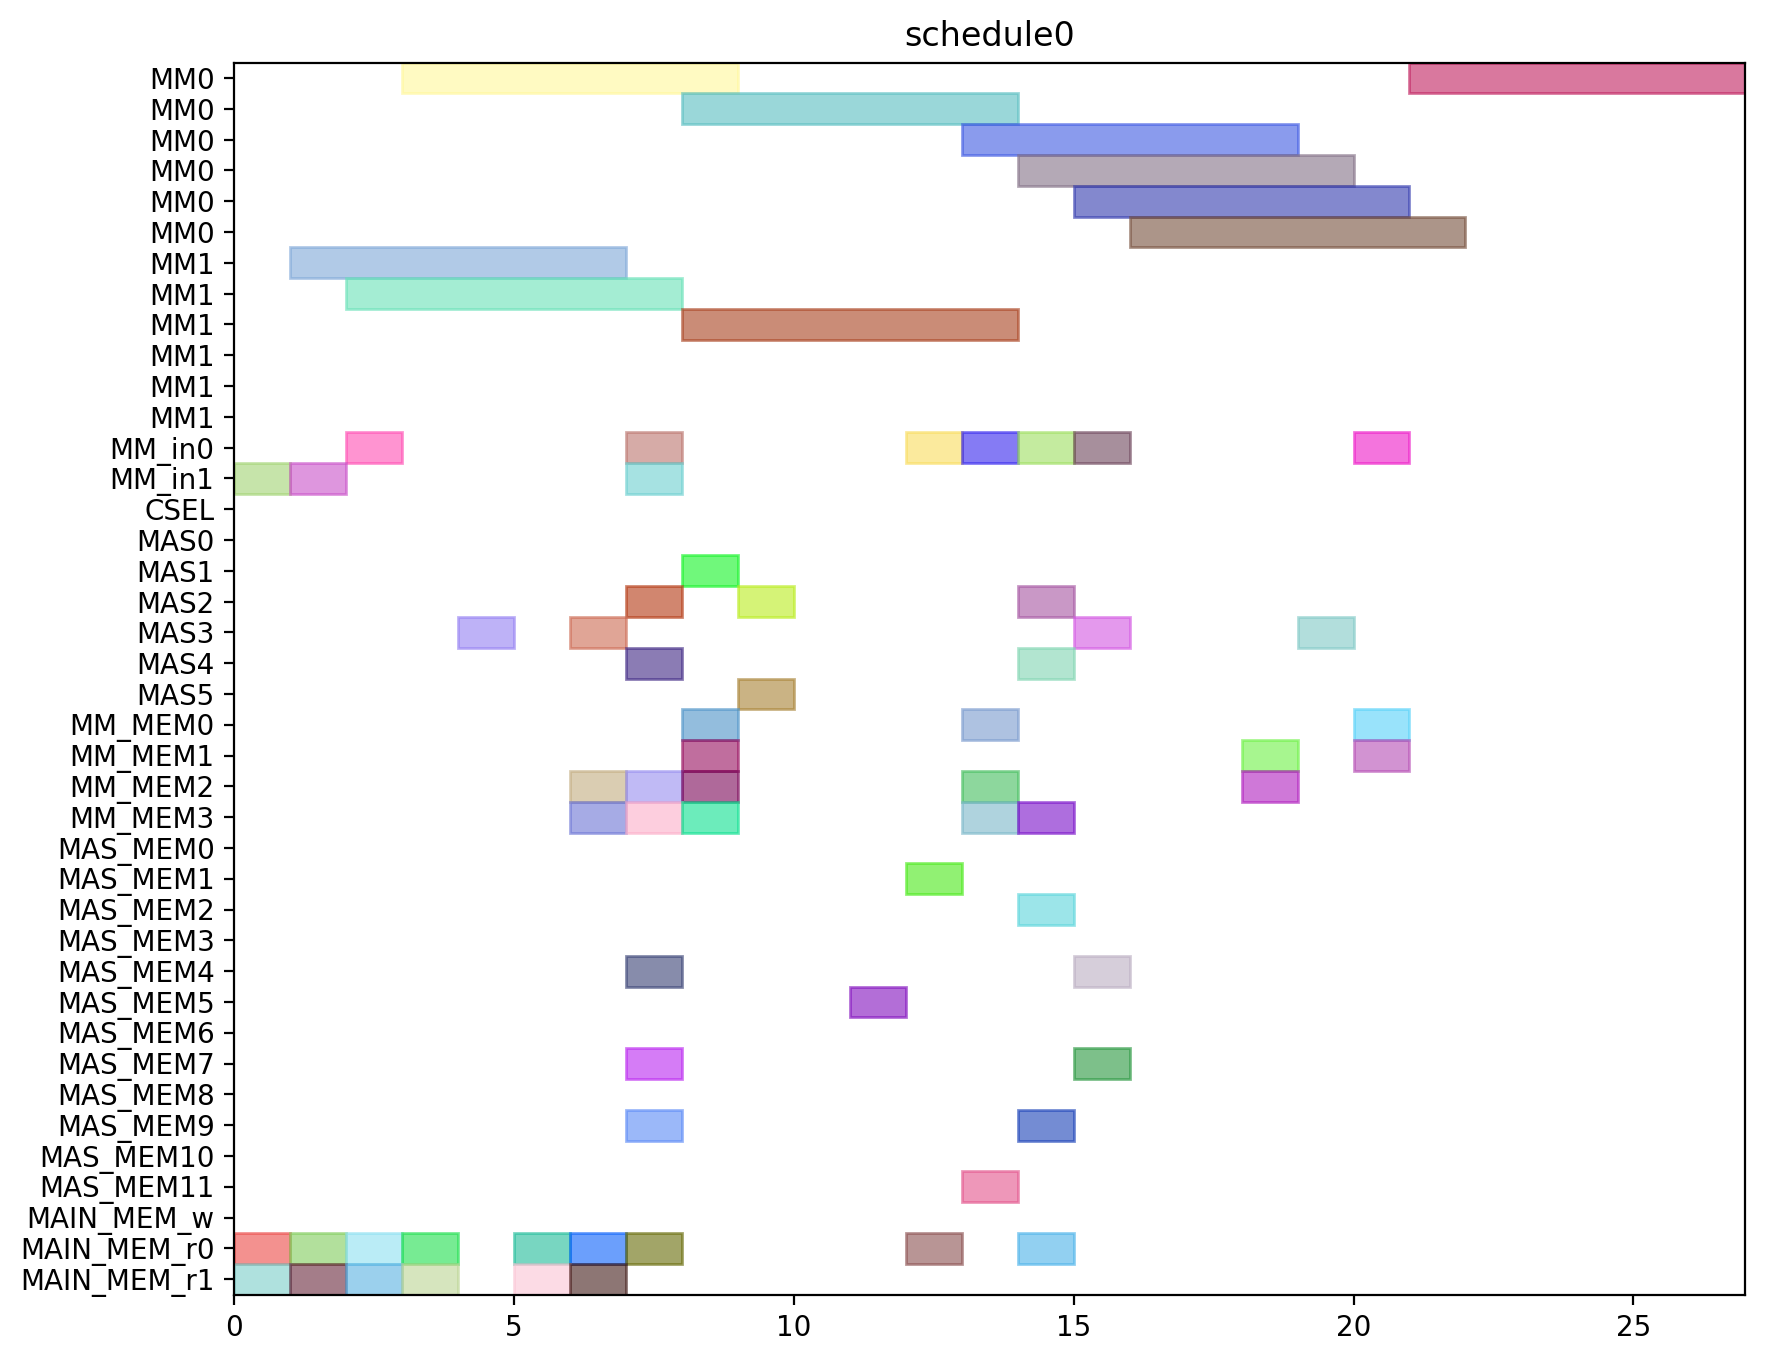

Generate this figure with Python:
from pyschedule import Scenario, solvers, plotters, alt


def solve():
	horizon = 120
	S = Scenario("schedule0", horizon=horizon)

	# resource
	MM = S.Resources('MM', num=2, size=6)
	MM_in = S.Resources('MM_in', num=2)
	CSEL = S.Resource('CSEL')
	MAS = S.Resources('MAS', num=6, size=1, periods=range(1, horizon))
	MM_MEM = S.Resources('MM_MEM', num=4)
	MAS_MEM = S.Resources('MAS_MEM', num=12)
	MAIN_MEM_w = S.Resource('MAIN_MEM_w', size=1)
	MAIN_MEM_r = S.Resources('MAIN_MEM_r', num=2)

	# result of previous scheduling

	# new tasks
	t0 = S.Task('t0', length=6, delay_cost=1)
	t0 += alt(MM)
	t0_in = S.Task('t0_in', length=1, delay_cost=1)
	t0_in += alt(MM_in)
	S += t0_in*MM_in[0]<=t0*MM[0]
	S += t0_in*MM_in[1]<=t0*MM[1]
	t0_mem0 = S.Task('t0_mem0', length=1, delay_cost=1)
	t0_mem0 += MAIN_MEM_r[0]
	S += t0_mem0 <= t0

	t0_mem1 = S.Task('t0_mem1', length=1, delay_cost=1)
	t0_mem1 += MAIN_MEM_r[1]
	S += t0_mem1 <= t0

	t1 = S.Task('t1', length=6, delay_cost=1)
	t1 += alt(MM)
	t1_in = S.Task('t1_in', length=1, delay_cost=1)
	t1_in += alt(MM_in)
	S += t1_in*MM_in[0]<=t1*MM[0]
	S += t1_in*MM_in[1]<=t1*MM[1]
	t1_mem0 = S.Task('t1_mem0', length=1, delay_cost=1)
	t1_mem0 += MAIN_MEM_r[0]
	S += t1_mem0 <= t1

	t1_mem1 = S.Task('t1_mem1', length=1, delay_cost=1)
	t1_mem1 += MAIN_MEM_r[1]
	S += t1_mem1 <= t1

	t2 = S.Task('t2', length=6, delay_cost=1)
	t2 += alt(MM)
	t2_in = S.Task('t2_in', length=1, delay_cost=1)
	t2_in += alt(MM_in)
	S += t2_in*MM_in[0]<=t2*MM[0]
	S += t2_in*MM_in[1]<=t2*MM[1]
	t2_mem0 = S.Task('t2_mem0', length=1, delay_cost=1)
	t2_mem0 += MAIN_MEM_r[0]
	S += t2_mem0 <= t2

	t2_mem1 = S.Task('t2_mem1', length=1, delay_cost=1)
	t2_mem1 += MAIN_MEM_r[1]
	S += t2_mem1 <= t2

	t3 = S.Task('t3', length=1, delay_cost=1)
	t3 += alt(MAS)
	t3_mem0 = S.Task('t3_mem0', length=1, delay_cost=1)
	t3_mem0 += MAIN_MEM_r[0]
	S += t3_mem0 <= t3

	t3_mem1 = S.Task('t3_mem1', length=1, delay_cost=1)
	t3_mem1 += MAIN_MEM_r[1]
	S += t3_mem1 <= t3

	t4 = S.Task('t4', length=1, delay_cost=1)
	t4 += alt(MAS)
	t4_mem0 = S.Task('t4_mem0', length=1, delay_cost=1)
	t4_mem0 += MAIN_MEM_r[0]
	S += t4_mem0 <= t4

	t4_mem1 = S.Task('t4_mem1', length=1, delay_cost=1)
	t4_mem1 += MAIN_MEM_r[1]
	S += t4_mem1 <= t4

	t8 = S.Task('t8', length=1, delay_cost=1)
	t8 += alt(MAS)
	t8_mem0 = S.Task('t8_mem0', length=1, delay_cost=1)
	t8_mem0 += MAIN_MEM_r[0]
	S += t8_mem0 <= t8

	t8_mem1 = S.Task('t8_mem1', length=1, delay_cost=1)
	t8_mem1 += MAIN_MEM_r[1]
	S += t8_mem1 <= t8

	t9 = S.Task('t9', length=1, delay_cost=1)
	t9 += alt(MAS)
	t9_mem0 = S.Task('t9_mem0', length=1, delay_cost=1)
	t9_mem0 += MAIN_MEM_r[0]
	S += t9_mem0 <= t9

	t9_mem1 = S.Task('t9_mem1', length=1, delay_cost=1)
	t9_mem1 += MAIN_MEM_r[1]
	S += t9_mem1 <= t9

	t13 = S.Task('t13', length=1, delay_cost=1)
	t13 += alt(MAS)
	t13_mem0 = S.Task('t13_mem0', length=1, delay_cost=1)
	t13_mem0 += MAIN_MEM_r[0]
	S += t13_mem0 <= t13

	t13_mem1 = S.Task('t13_mem1', length=1, delay_cost=1)
	t13_mem1 += MAIN_MEM_r[1]
	S += t13_mem1 <= t13

	t14 = S.Task('t14', length=1, delay_cost=1)
	t14 += alt(MAS)
	t14_mem0 = S.Task('t14_mem0', length=1, delay_cost=1)
	t14_mem0 += MAIN_MEM_r[0]
	S += t14_mem0 <= t14

	t14_mem1 = S.Task('t14_mem1', length=1, delay_cost=1)
	t14_mem1 += MAIN_MEM_r[1]
	S += t14_mem1 <= t14

	t5 = S.Task('t5', length=6, delay_cost=1)
	t5 += alt(MM)
	t5_in = S.Task('t5_in', length=1, delay_cost=1)
	t5_in += alt(MM_in)
	S += t5_in*MM_in[0]<=t5*MM[0]
	S += t5_in*MM_in[1]<=t5*MM[1]
	t5_mem0 = S.Task('t5_mem0', length=1, delay_cost=1)
	t5_mem0 += alt(MAS_MEM)
	S += (t3*MAS[0])-1 < t5_mem0*MAS_MEM[0]
	S += (t3*MAS[1])-1 < t5_mem0*MAS_MEM[2]
	S += (t3*MAS[2])-1 < t5_mem0*MAS_MEM[4]
	S += (t3*MAS[3])-1 < t5_mem0*MAS_MEM[6]
	S += (t3*MAS[4])-1 < t5_mem0*MAS_MEM[8]
	S += (t3*MAS[5])-1 < t5_mem0*MAS_MEM[10]
	S += t5_mem0 <= t5

	t5_mem1 = S.Task('t5_mem1', length=1, delay_cost=1)
	t5_mem1 += alt(MAS_MEM)
	S += (t4*MAS[0])-1 < t5_mem1*MAS_MEM[1]
	S += (t4*MAS[1])-1 < t5_mem1*MAS_MEM[3]
	S += (t4*MAS[2])-1 < t5_mem1*MAS_MEM[5]
	S += (t4*MAS[3])-1 < t5_mem1*MAS_MEM[7]
	S += (t4*MAS[4])-1 < t5_mem1*MAS_MEM[9]
	S += (t4*MAS[5])-1 < t5_mem1*MAS_MEM[11]
	S += t5_mem1 <= t5

	t6 = S.Task('t6', length=1, delay_cost=1)
	t6 += alt(MAS)
	t6_mem0 = S.Task('t6_mem0', length=1, delay_cost=1)
	t6_mem0 += alt(MM_MEM)
	S += (t0*MM[0])-1 < t6_mem0*MM_MEM[0]
	S += (t0*MM[1])-1 < t6_mem0*MM_MEM[2]
	S += t6_mem0 <= t6

	t6_mem1 = S.Task('t6_mem1', length=1, delay_cost=1)
	t6_mem1 += alt(MM_MEM)
	S += (t1*MM[0])-1 < t6_mem1*MM_MEM[1]
	S += (t1*MM[1])-1 < t6_mem1*MM_MEM[3]
	S += t6_mem1 <= t6

	t10 = S.Task('t10', length=6, delay_cost=1)
	t10 += alt(MM)
	t10_in = S.Task('t10_in', length=1, delay_cost=1)
	t10_in += alt(MM_in)
	S += t10_in*MM_in[0]<=t10*MM[0]
	S += t10_in*MM_in[1]<=t10*MM[1]
	t10_mem0 = S.Task('t10_mem0', length=1, delay_cost=1)
	t10_mem0 += alt(MAS_MEM)
	S += (t8*MAS[0])-1 < t10_mem0*MAS_MEM[0]
	S += (t8*MAS[1])-1 < t10_mem0*MAS_MEM[2]
	S += (t8*MAS[2])-1 < t10_mem0*MAS_MEM[4]
	S += (t8*MAS[3])-1 < t10_mem0*MAS_MEM[6]
	S += (t8*MAS[4])-1 < t10_mem0*MAS_MEM[8]
	S += (t8*MAS[5])-1 < t10_mem0*MAS_MEM[10]
	S += t10_mem0 <= t10

	t10_mem1 = S.Task('t10_mem1', length=1, delay_cost=1)
	t10_mem1 += alt(MAS_MEM)
	S += (t9*MAS[0])-1 < t10_mem1*MAS_MEM[1]
	S += (t9*MAS[1])-1 < t10_mem1*MAS_MEM[3]
	S += (t9*MAS[2])-1 < t10_mem1*MAS_MEM[5]
	S += (t9*MAS[3])-1 < t10_mem1*MAS_MEM[7]
	S += (t9*MAS[4])-1 < t10_mem1*MAS_MEM[9]
	S += (t9*MAS[5])-1 < t10_mem1*MAS_MEM[11]
	S += t10_mem1 <= t10

	t11 = S.Task('t11', length=1, delay_cost=1)
	t11 += alt(MAS)
	t11_mem0 = S.Task('t11_mem0', length=1, delay_cost=1)
	t11_mem0 += alt(MM_MEM)
	S += (t1*MM[0])-1 < t11_mem0*MM_MEM[0]
	S += (t1*MM[1])-1 < t11_mem0*MM_MEM[2]
	S += t11_mem0 <= t11

	t11_mem1 = S.Task('t11_mem1', length=1, delay_cost=1)
	t11_mem1 += alt(MM_MEM)
	S += (t2*MM[0])-1 < t11_mem1*MM_MEM[1]
	S += (t2*MM[1])-1 < t11_mem1*MM_MEM[3]
	S += t11_mem1 <= t11

	t15 = S.Task('t15', length=6, delay_cost=1)
	t15 += alt(MM)
	t15_in = S.Task('t15_in', length=1, delay_cost=1)
	t15_in += alt(MM_in)
	S += t15_in*MM_in[0]<=t15*MM[0]
	S += t15_in*MM_in[1]<=t15*MM[1]
	t15_mem0 = S.Task('t15_mem0', length=1, delay_cost=1)
	t15_mem0 += alt(MAS_MEM)
	S += (t13*MAS[0])-1 < t15_mem0*MAS_MEM[0]
	S += (t13*MAS[1])-1 < t15_mem0*MAS_MEM[2]
	S += (t13*MAS[2])-1 < t15_mem0*MAS_MEM[4]
	S += (t13*MAS[3])-1 < t15_mem0*MAS_MEM[6]
	S += (t13*MAS[4])-1 < t15_mem0*MAS_MEM[8]
	S += (t13*MAS[5])-1 < t15_mem0*MAS_MEM[10]
	S += t15_mem0 <= t15

	t15_mem1 = S.Task('t15_mem1', length=1, delay_cost=1)
	t15_mem1 += alt(MAS_MEM)
	S += (t14*MAS[0])-1 < t15_mem1*MAS_MEM[1]
	S += (t14*MAS[1])-1 < t15_mem1*MAS_MEM[3]
	S += (t14*MAS[2])-1 < t15_mem1*MAS_MEM[5]
	S += (t14*MAS[3])-1 < t15_mem1*MAS_MEM[7]
	S += (t14*MAS[4])-1 < t15_mem1*MAS_MEM[9]
	S += (t14*MAS[5])-1 < t15_mem1*MAS_MEM[11]
	S += t15_mem1 <= t15

	t16 = S.Task('t16', length=1, delay_cost=1)
	t16 += alt(MAS)
	t16_mem0 = S.Task('t16_mem0', length=1, delay_cost=1)
	t16_mem0 += alt(MM_MEM)
	S += (t0*MM[0])-1 < t16_mem0*MM_MEM[0]
	S += (t0*MM[1])-1 < t16_mem0*MM_MEM[2]
	S += t16_mem0 <= t16

	t16_mem1 = S.Task('t16_mem1', length=1, delay_cost=1)
	t16_mem1 += alt(MM_MEM)
	S += (t2*MM[0])-1 < t16_mem1*MM_MEM[1]
	S += (t2*MM[1])-1 < t16_mem1*MM_MEM[3]
	S += t16_mem1 <= t16

	t19 = S.Task('t19', length=6, delay_cost=1)
	t19 += alt(MM)
	t19_in = S.Task('t19_in', length=1, delay_cost=1)
	t19_in += alt(MM_in)
	S += t19_in*MM_in[0]<=t19*MM[0]
	S += t19_in*MM_in[1]<=t19*MM[1]
	t19_mem0 = S.Task('t19_mem0', length=1, delay_cost=1)
	t19_mem0 += MAIN_MEM_r[0]
	S += t19_mem0 <= t19

	t19_mem1 = S.Task('t19_mem1', length=1, delay_cost=1)
	t19_mem1 += alt(MM_MEM)
	S += (t2*MM[0])-1 < t19_mem1*MM_MEM[1]
	S += (t2*MM[1])-1 < t19_mem1*MM_MEM[3]
	S += t19_mem1 <= t19

	t24 = S.Task('t24', length=1, delay_cost=1)
	t24 += alt(MAS)
	t24_mem0 = S.Task('t24_mem0', length=1, delay_cost=1)
	t24_mem0 += alt(MM_MEM)
	S += (t0*MM[0])-1 < t24_mem0*MM_MEM[0]
	S += (t0*MM[1])-1 < t24_mem0*MM_MEM[2]
	S += t24_mem0 <= t24

	t24_mem1 = S.Task('t24_mem1', length=1, delay_cost=1)
	t24_mem1 += alt(MM_MEM)
	S += (t0*MM[0])-1 < t24_mem1*MM_MEM[1]
	S += (t0*MM[1])-1 < t24_mem1*MM_MEM[3]
	S += t24_mem1 <= t24

	t26 = S.Task('t26', length=6, delay_cost=1)
	t26 += alt(MM)
	t26_in = S.Task('t26_in', length=1, delay_cost=1)
	t26_in += alt(MM_in)
	S += t26_in*MM_in[0]<=t26*MM[0]
	S += t26_in*MM_in[1]<=t26*MM[1]
	t26_mem0 = S.Task('t26_mem0', length=1, delay_cost=1)
	t26_mem0 += MAIN_MEM_r[0]
	S += t26_mem0 <= t26

	t26_mem1 = S.Task('t26_mem1', length=1, delay_cost=1)
	t26_mem1 += alt(MM_MEM)
	S += (t2*MM[0])-1 < t26_mem1*MM_MEM[1]
	S += (t2*MM[1])-1 < t26_mem1*MM_MEM[3]
	S += t26_mem1 <= t26

	t7 = S.Task('t7', length=1, delay_cost=1)
	t7 += alt(MAS)
	t7_mem0 = S.Task('t7_mem0', length=1, delay_cost=1)
	t7_mem0 += alt(MM_MEM)
	S += (t5*MM[0])-1 < t7_mem0*MM_MEM[0]
	S += (t5*MM[1])-1 < t7_mem0*MM_MEM[2]
	S += t7_mem0 <= t7

	t7_mem1 = S.Task('t7_mem1', length=1, delay_cost=1)
	t7_mem1 += alt(MAS_MEM)
	S += (t6*MAS[0])-1 < t7_mem1*MAS_MEM[1]
	S += (t6*MAS[1])-1 < t7_mem1*MAS_MEM[3]
	S += (t6*MAS[2])-1 < t7_mem1*MAS_MEM[5]
	S += (t6*MAS[3])-1 < t7_mem1*MAS_MEM[7]
	S += (t6*MAS[4])-1 < t7_mem1*MAS_MEM[9]
	S += (t6*MAS[5])-1 < t7_mem1*MAS_MEM[11]
	S += t7_mem1 <= t7

	t12 = S.Task('t12', length=1, delay_cost=1)
	t12 += alt(MAS)
	t12_mem0 = S.Task('t12_mem0', length=1, delay_cost=1)
	t12_mem0 += alt(MM_MEM)
	S += (t10*MM[0])-1 < t12_mem0*MM_MEM[0]
	S += (t10*MM[1])-1 < t12_mem0*MM_MEM[2]
	S += t12_mem0 <= t12

	t12_mem1 = S.Task('t12_mem1', length=1, delay_cost=1)
	t12_mem1 += alt(MAS_MEM)
	S += (t11*MAS[0])-1 < t12_mem1*MAS_MEM[1]
	S += (t11*MAS[1])-1 < t12_mem1*MAS_MEM[3]
	S += (t11*MAS[2])-1 < t12_mem1*MAS_MEM[5]
	S += (t11*MAS[3])-1 < t12_mem1*MAS_MEM[7]
	S += (t11*MAS[4])-1 < t12_mem1*MAS_MEM[9]
	S += (t11*MAS[5])-1 < t12_mem1*MAS_MEM[11]
	S += t12_mem1 <= t12

	t17 = S.Task('t17', length=1, delay_cost=1)
	t17 += alt(MAS)
	t17_mem0 = S.Task('t17_mem0', length=1, delay_cost=1)
	t17_mem0 += alt(MM_MEM)
	S += (t15*MM[0])-1 < t17_mem0*MM_MEM[0]
	S += (t15*MM[1])-1 < t17_mem0*MM_MEM[2]
	S += t17_mem0 <= t17

	t17_mem1 = S.Task('t17_mem1', length=1, delay_cost=1)
	t17_mem1 += alt(MAS_MEM)
	S += (t16*MAS[0])-1 < t17_mem1*MAS_MEM[1]
	S += (t16*MAS[1])-1 < t17_mem1*MAS_MEM[3]
	S += (t16*MAS[2])-1 < t17_mem1*MAS_MEM[5]
	S += (t16*MAS[3])-1 < t17_mem1*MAS_MEM[7]
	S += (t16*MAS[4])-1 < t17_mem1*MAS_MEM[9]
	S += (t16*MAS[5])-1 < t17_mem1*MAS_MEM[11]
	S += t17_mem1 <= t17

	t25 = S.Task('t25', length=1, delay_cost=1)
	t25 += alt(MAS)
	t25_mem0 = S.Task('t25_mem0', length=1, delay_cost=1)
	t25_mem0 += alt(MM_MEM)
	S += (t0*MM[0])-1 < t25_mem0*MM_MEM[0]
	S += (t0*MM[1])-1 < t25_mem0*MM_MEM[2]
	S += t25_mem0 <= t25

	t25_mem1 = S.Task('t25_mem1', length=1, delay_cost=1)
	t25_mem1 += alt(MAS_MEM)
	S += (t24*MAS[0])-1 < t25_mem1*MAS_MEM[1]
	S += (t24*MAS[1])-1 < t25_mem1*MAS_MEM[3]
	S += (t24*MAS[2])-1 < t25_mem1*MAS_MEM[5]
	S += (t24*MAS[3])-1 < t25_mem1*MAS_MEM[7]
	S += (t24*MAS[4])-1 < t25_mem1*MAS_MEM[9]
	S += (t24*MAS[5])-1 < t25_mem1*MAS_MEM[11]
	S += t25_mem1 <= t25

	t29 = S.Task('t29', length=1, delay_cost=1)
	t29 += alt(MAS)
	t29_mem0 = S.Task('t29_mem0', length=1, delay_cost=1)
	t29_mem0 += alt(MM_MEM)
	S += (t0*MM[0])-1 < t29_mem0*MM_MEM[0]
	S += (t0*MM[1])-1 < t29_mem0*MM_MEM[2]
	S += t29_mem0 <= t29

	t29_mem1 = S.Task('t29_mem1', length=1, delay_cost=1)
	t29_mem1 += alt(MM_MEM)
	S += (t26*MM[0])-1 < t29_mem1*MM_MEM[1]
	S += (t26*MM[1])-1 < t29_mem1*MM_MEM[3]
	S += t29_mem1 <= t29

	t18 = S.Task('t18', length=6, delay_cost=1)
	t18 += alt(MM)
	t18_in = S.Task('t18_in', length=1, delay_cost=1)
	t18_in += alt(MM_in)
	S += t18_in*MM_in[0]<=t18*MM[0]
	S += t18_in*MM_in[1]<=t18*MM[1]
	t18_mem0 = S.Task('t18_mem0', length=1, delay_cost=1)
	t18_mem0 += MAIN_MEM_r[0]
	S += t18_mem0 <= t18

	t18_mem1 = S.Task('t18_mem1', length=1, delay_cost=1)
	t18_mem1 += alt(MAS_MEM)
	S += (t12*MAS[0])-1 < t18_mem1*MAS_MEM[1]
	S += (t12*MAS[1])-1 < t18_mem1*MAS_MEM[3]
	S += (t12*MAS[2])-1 < t18_mem1*MAS_MEM[5]
	S += (t12*MAS[3])-1 < t18_mem1*MAS_MEM[7]
	S += (t12*MAS[4])-1 < t18_mem1*MAS_MEM[9]
	S += (t12*MAS[5])-1 < t18_mem1*MAS_MEM[11]
	S += t18_mem1 <= t18

	t27 = S.Task('t27', length=6, delay_cost=1)
	t27 += alt(MM)
	t27_in = S.Task('t27_in', length=1, delay_cost=1)
	t27_in += alt(MM_in)
	S += t27_in*MM_in[0]<=t27*MM[0]
	S += t27_in*MM_in[1]<=t27*MM[1]
	t27_mem0 = S.Task('t27_mem0', length=1, delay_cost=1)
	t27_mem0 += MAIN_MEM_r[0]
	S += t27_mem0 <= t27

	t27_mem1 = S.Task('t27_mem1', length=1, delay_cost=1)
	t27_mem1 += alt(MAS_MEM)
	S += (t12*MAS[0])-1 < t27_mem1*MAS_MEM[1]
	S += (t12*MAS[1])-1 < t27_mem1*MAS_MEM[3]
	S += (t12*MAS[2])-1 < t27_mem1*MAS_MEM[5]
	S += (t12*MAS[3])-1 < t27_mem1*MAS_MEM[7]
	S += (t12*MAS[4])-1 < t27_mem1*MAS_MEM[9]
	S += (t12*MAS[5])-1 < t27_mem1*MAS_MEM[11]
	S += t27_mem1 <= t27

	t28 = S.Task('t28', length=1, delay_cost=1)
	t28 += alt(MAS)
	t28_mem0 = S.Task('t28_mem0', length=1, delay_cost=1)
	t28_mem0 += alt(MAS_MEM)
	S += (t25*MAS[0])-1 < t28_mem0*MAS_MEM[0]
	S += (t25*MAS[1])-1 < t28_mem0*MAS_MEM[2]
	S += (t25*MAS[2])-1 < t28_mem0*MAS_MEM[4]
	S += (t25*MAS[3])-1 < t28_mem0*MAS_MEM[6]
	S += (t25*MAS[4])-1 < t28_mem0*MAS_MEM[8]
	S += (t25*MAS[5])-1 < t28_mem0*MAS_MEM[10]
	S += t28_mem0 <= t28

	t28_mem1 = S.Task('t28_mem1', length=1, delay_cost=1)
	t28_mem1 += alt(MM_MEM)
	S += (t26*MM[0])-1 < t28_mem1*MM_MEM[1]
	S += (t26*MM[1])-1 < t28_mem1*MM_MEM[3]
	S += t28_mem1 <= t28

	t30 = S.Task('t30', length=6, delay_cost=1)
	t30 += alt(MM)
	t30_in = S.Task('t30_in', length=1, delay_cost=1)
	t30_in += alt(MM_in)
	S += t30_in*MM_in[0]<=t30*MM[0]
	S += t30_in*MM_in[1]<=t30*MM[1]
	t30_mem0 = S.Task('t30_mem0', length=1, delay_cost=1)
	t30_mem0 += MAIN_MEM_r[0]
	S += t30_mem0 <= t30

	t30_mem1 = S.Task('t30_mem1', length=1, delay_cost=1)
	t30_mem1 += alt(MAS_MEM)
	S += (t29*MAS[0])-1 < t30_mem1*MAS_MEM[1]
	S += (t29*MAS[1])-1 < t30_mem1*MAS_MEM[3]
	S += (t29*MAS[2])-1 < t30_mem1*MAS_MEM[5]
	S += (t29*MAS[3])-1 < t30_mem1*MAS_MEM[7]
	S += (t29*MAS[4])-1 < t30_mem1*MAS_MEM[9]
	S += (t29*MAS[5])-1 < t30_mem1*MAS_MEM[11]
	S += t30_mem1 <= t30

	t20 = S.Task('t20', length=1, delay_cost=1)
	t20 += alt(MAS)
	t20_mem0 = S.Task('t20_mem0', length=1, delay_cost=1)
	t20_mem0 += alt(MM_MEM)
	S += (t19*MM[0])-1 < t20_mem0*MM_MEM[0]
	S += (t19*MM[1])-1 < t20_mem0*MM_MEM[2]
	S += t20_mem0 <= t20

	t20_mem1 = S.Task('t20_mem1', length=1, delay_cost=1)
	t20_mem1 += alt(MM_MEM)
	S += (t18*MM[0])-1 < t20_mem1*MM_MEM[1]
	S += (t18*MM[1])-1 < t20_mem1*MM_MEM[3]
	S += t20_mem1 <= t20

	t31 = S.Task('t31', length=6, delay_cost=1)
	t31 += alt(MM)
	t31_in = S.Task('t31_in', length=1, delay_cost=1)
	t31_in += alt(MM_in)
	S += t31_in*MM_in[0]<=t31*MM[0]
	S += t31_in*MM_in[1]<=t31*MM[1]
	t31_mem0 = S.Task('t31_mem0', length=1, delay_cost=1)
	t31_mem0 += alt(MM_MEM)
	S += (t27*MM[0])-1 < t31_mem0*MM_MEM[0]
	S += (t27*MM[1])-1 < t31_mem0*MM_MEM[2]
	S += t31_mem0 <= t31

	t31_mem1 = S.Task('t31_mem1', length=1, delay_cost=1)
	t31_mem1 += alt(MM_MEM)
	S += (t30*MM[0])-1 < t31_mem1*MM_MEM[1]
	S += (t30*MM[1])-1 < t31_mem1*MM_MEM[3]
	S += t31_mem1 <= t31

	t35 = S.Task('t35', length=6, delay_cost=1)
	t35 += alt(MM)
	t35_in = S.Task('t35_in', length=1, delay_cost=1)
	t35_in += alt(MM_in)
	S += t35_in*MM_in[0]<=t35*MM[0]
	S += t35_in*MM_in[1]<=t35*MM[1]
	t35_mem0 = S.Task('t35_mem0', length=1, delay_cost=1)
	t35_mem0 += alt(MAS_MEM)
	S += (t7*MAS[0])-1 < t35_mem0*MAS_MEM[0]
	S += (t7*MAS[1])-1 < t35_mem0*MAS_MEM[2]
	S += (t7*MAS[2])-1 < t35_mem0*MAS_MEM[4]
	S += (t7*MAS[3])-1 < t35_mem0*MAS_MEM[6]
	S += (t7*MAS[4])-1 < t35_mem0*MAS_MEM[8]
	S += (t7*MAS[5])-1 < t35_mem0*MAS_MEM[10]
	S += t35_mem0 <= t35

	t35_mem1 = S.Task('t35_mem1', length=1, delay_cost=1)
	t35_mem1 += alt(MAS_MEM)
	S += (t28*MAS[0])-1 < t35_mem1*MAS_MEM[1]
	S += (t28*MAS[1])-1 < t35_mem1*MAS_MEM[3]
	S += (t28*MAS[2])-1 < t35_mem1*MAS_MEM[5]
	S += (t28*MAS[3])-1 < t35_mem1*MAS_MEM[7]
	S += (t28*MAS[4])-1 < t35_mem1*MAS_MEM[9]
	S += (t28*MAS[5])-1 < t35_mem1*MAS_MEM[11]
	S += t35_mem1 <= t35

	solvers.mip.solve(S,msg=1,kind='CPLEX',ratio_gap=1.01)

	solution = [['hoge']*len(S.solution()[1]) for i in range(len(S.solution()))]
	for i in range(len(S.solution())):
		for j in range(len(S.solution()[i])):
			solution[i][j]=str(S.solution()[i][j])
	print(solution)

	cycles = int(solution[-1][3])

	pic_file_name = "/home/mfukuda/ABE/multiRAM_multiMAS_16mux/scheduling_result/stage6MM2_stage1MAS6/EP_ADD_A_ANY/schedule0.png"
	if(S.solution() != []):
		plotters.matplotlib.plot(S,img_filename=pic_file_name, show_task_labels=False, fig_size=(cycles*0.25+3, 8))

	return solution
